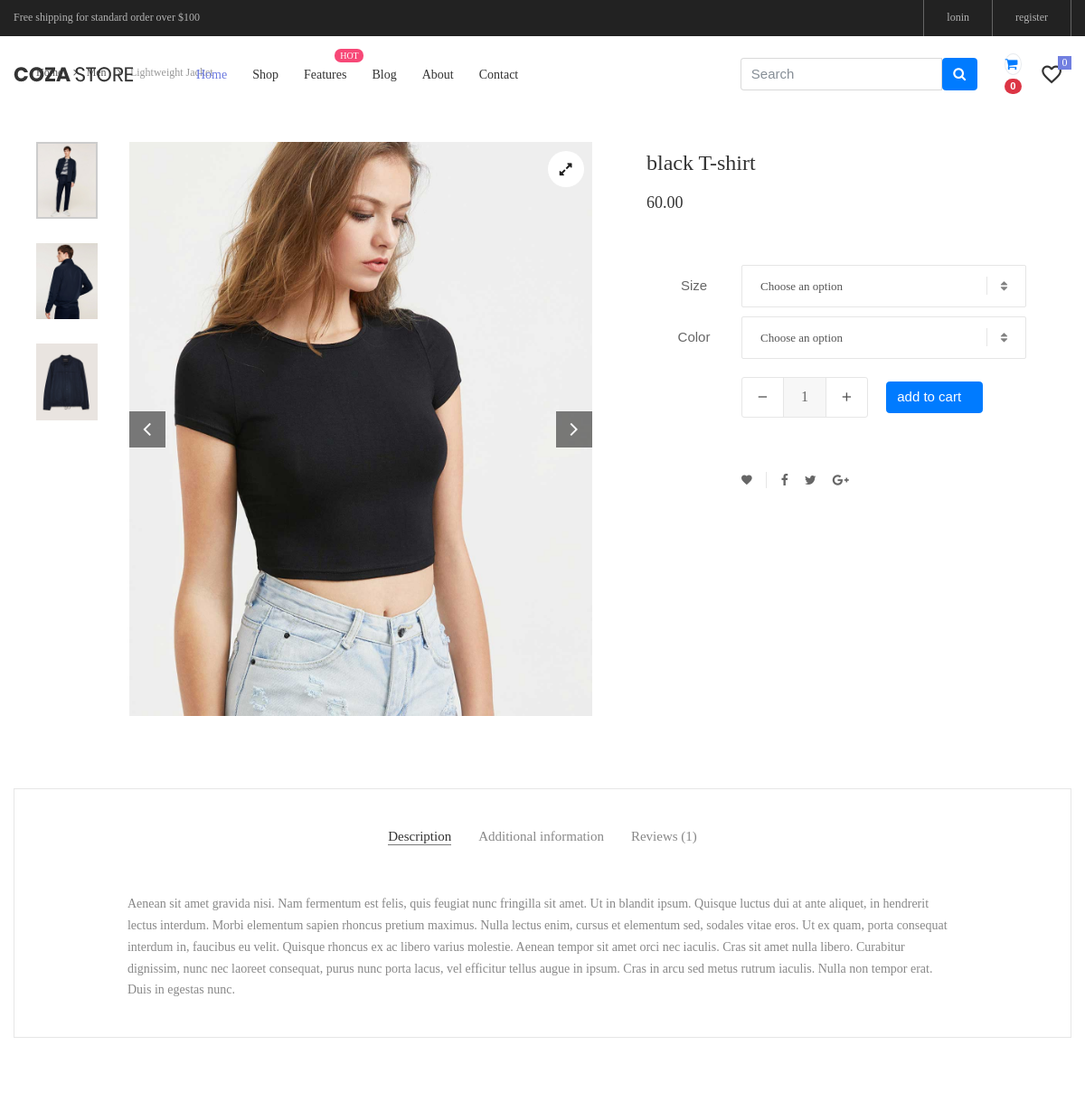
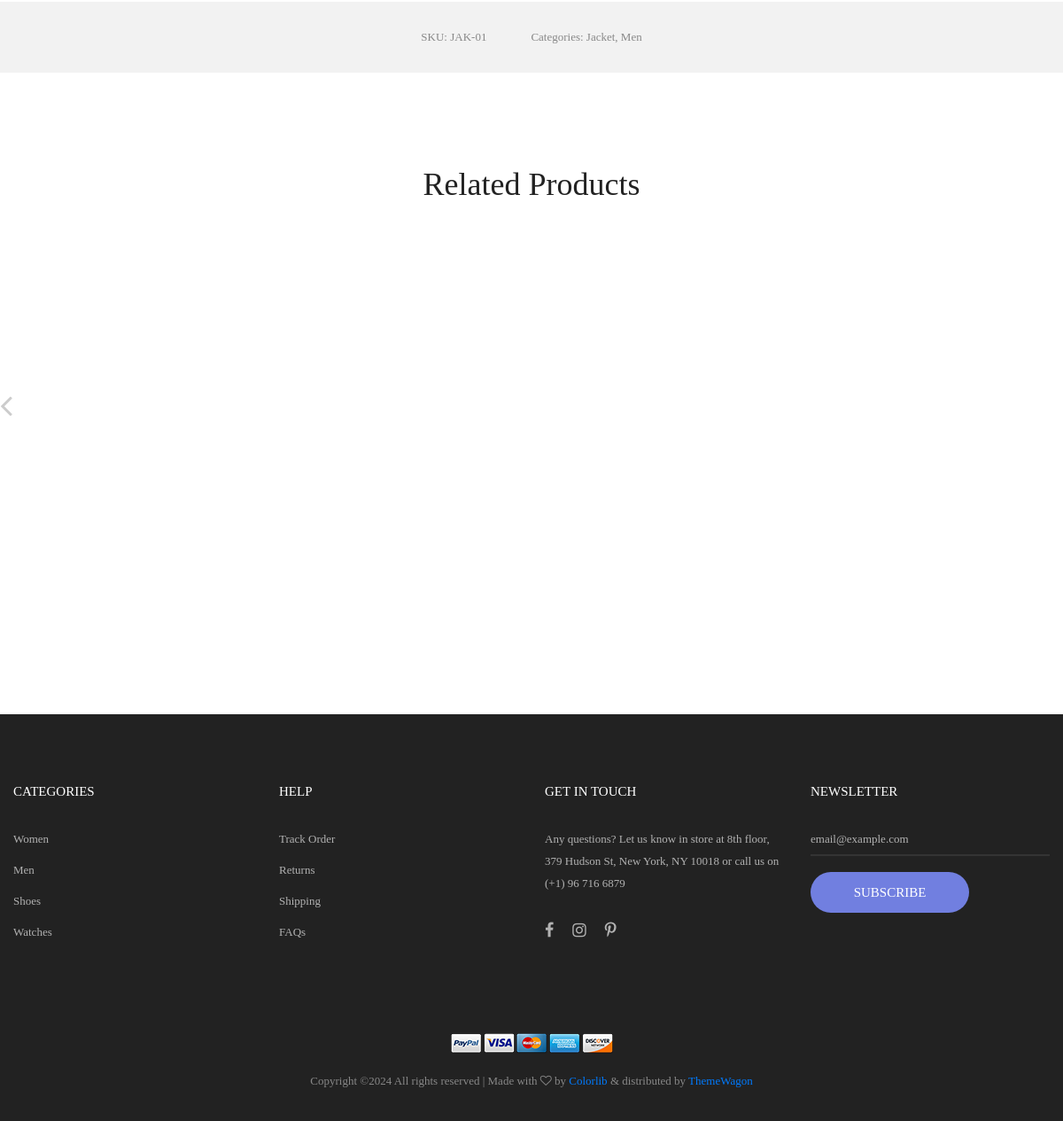
/store/category/clothes/black-t-shirt/, run on the app's committed database (2 pictures, top to bottom).
### store/models.py (models this page shows, shortened)
class Product(models.Model):
    product_name = models.CharField(max_length=255, unique=True)
    slug = models.SlugField(max_length=255, unique=True)
    description = models.TextField(max_length=500, blank=True)
    price = models.DecimalField(max_digits=5, decimal_places=2)
    images = models.ImageField(upload_to='photos/products')
    stock = models.IntegerField()
    is_available = models.BooleanField(default=True)
    category = models.ForeignKey(Category, on_delete=models.CASCADE)
    created_date = models.DateTimeField(auto_now_add=True)
    modified_date = models.DateTimeField(auto_now=True)

### store/views.py (the view)
# urls.py: path('category/<slug:category_slug>/<slug:product_slug>/', views.product_detail, name='product_detail'),
def product_detail(request, category_slug, product_slug):
    try:
        one_product = Product.objects.get(category__slug=category_slug, slug=product_slug)
    except Exception as e:
        raise e
    context = {
        'one_product': one_product,
    }
    return render(request, 'product-detail.html', context)

### cart/context_processors.py (called while the page is built)
def count(request):
    cart_counter = 0
    try:
        cart = Cart.objects.filter(cart_id=_cart_id(request))
        if request.user.is_authenticated:
            cart_items = CartItem.objects.all().filter(user=request.user)
        else:
            cart_items = CartItem.objects.all().filter(cart=cart[:1])
        for cart_item in cart_items:
            cart_counter += cart_item.quantity
    except Cart.DoesNotExist:
        cart_counter = 0
    return dict(cart_counter=cart_counter)

### cart/views.py (called while the page is built)
def _cart_id(request):
    cart = request.session.session_key
    if not cart:
        cart = request.session.create()
    return cart

### category/context_processors.py (called while the page is built)
def menu_links(request):
    links = Category.objects.all()
    return dict(links=links)

### category/models.py (called while the page is built)
    def get_url(self):
        return reverse('products_by_category', args=[self.slug])

### templates/product-detail.html (shortened to what this page needs)
{% extends 'base.html'%}
{% load static %}
{% block content %}
<body class="animsition">
	<div class="container">
		<div class="bread-crumb flex-w p-l-25 p-r-15 p-t-30 p-lr-0-lg">
			<a href="index.html" class="stext-109 cl8 hov-cl1 trans-04">
			</a>
			<a href="product.html" class="stext-109 cl8 hov-cl1 trans-04">
			</a>
			<span class="stext-109 cl4">
				Lightweight Jacket
			</span>
		</div>
	</div>
	<section class="sec-product-detail bg0 p-t-65 p-b-60">
		<div class="container">
			<div class="row">
				<div class="col-md-6 col-lg-7 p-b-30">
					<div class="p-l-25 p-r-30 p-lr-0-lg">
						<div class="wrap-slick3 flex-sb flex-w">
							<div class="wrap-slick3-dots"></div>
							<div class="slick3 gallery-lb">
								<div class="item-slick3" data-thumb="images/product-detail-01.jpg">
									<div class="wrap-pic-w pos-relative">
										<img src="{{one_product.images.url}}" alt="IMG-PRODUCT">
										<a class="flex-c-m size-108 how-pos1 bor0 fs-16 cl10 bg0 hov-btn3 trans-04" href="images/product-detail-01.jpg">
											<i class="fa fa-expand"></i>
										</a>
									</div>
								</div>
							</div>
						</div>
					</div>
				</div>
				<div class="col-md-6 col-lg-5 p-b-30">
					<div class="p-r-50 p-t-5 p-lr-0-lg">
						<h4 class="mtext-105 cl2 js-name-detail p-b-14">
							{{one_product.product_name}}
						</h4>
						<span class="mtext-106 cl2">
							{{one_product.price}}
						</span>
						<p class="stext-102 cl3 p-t-23">
						</p>
						<div class="p-t-33">
							<div class="flex-w flex-r-m p-b-10">
								<div class="size-203 flex-c-m respon6">
									Size
								</div>
								<div class="size-204 respon6-next">
									<div class="rs1-select2 bor8 bg0">
									</div>
								</div>
							</div>
							<div class="flex-w flex-r-m p-b-10">
								<div class="size-203 flex-c-m respon6">
									Color
								</div>
								<div class="size-204 respon6-next">
									<div class="rs1-select2 bor8 bg0">
									</div>
								</div>
							</div>
							<div class="flex-w flex-r-m p-b-10">
								<div class="size-204 flex-w flex-m respon6-next">
									<div class="wrap-num-product flex-w m-r-20 m-tb-10">
										<div class="btn-num-product-down cl8 hov-btn3 trans-04 flex-c-m">
											<i class="fs-16 zmdi zmdi-minus"></i>
										</div>
										<input class="mtext-104 cl3 txt-center num-product" type="number" name="num-product" value="1">
										<div class="btn-num-product-up cl8 hov-btn3 trans-04 flex-c-m">
											<i class="fs-16 zmdi zmdi-plus"></i>
										</div>
									</div>
                                    {% if one_product.stock == 0%}
                                       <h5 class="text-danger">out of stock</h5>
									{% else%}
									<a href="{% url 'add_cart' one_product.id %}" class="btn btn-primary"><span class="text">add to cart</span><i class="fas fa-shopping-cart"></i>
									</a>
                                    {% endif %}
								</div>
							</div>
						</div>
						<div class="flex-w flex-m p-l-100 p-t-40 respon7">
							<div class="flex-m bor9 p-r-10 m-r-11">
								<a href="#" class="fs-14 cl3 hov-cl1 trans-04 lh-10 p-lr-5 p-tb-2 js-addwish-detail tooltip100" data-tooltip="Add to Wishlist">
									<i class="zmdi zmdi-favorite"></i>
								</a>
							</div>
							<a href="#" class="fs-14 cl3 hov-cl1 trans-04 lh-10 p-lr-5 p-tb-2 m-r-8 tooltip100" data-tooltip="Facebook">
								<i class="fa fa-facebook"></i>
							</a>
							<a href="#" class="fs-14 cl3 hov-cl1 trans-04 lh-10 p-lr-5 p-tb-2 m-r-8 tooltip100" data-tooltip="Twitter">
								<i class="fa fa-twitter"></i>
							</a>
							<a href="#" class="fs-14 cl3 hov-cl1 trans-04 lh-10 p-lr-5 p-tb-2 m-r-8 tooltip100" data-tooltip="Google Plus">
								<i class="fa fa-google-plus"></i>
							</a>
						</div>
					</div>
				</div>
			</div>
			<div class="bor10 m-t-50 p-t-43 p-b-40">
				<div class="tab01">
					<ul class="nav nav-tabs" role="tablist">
						<li class="nav-item p-b-10">
							<a class="nav-link active" data-toggle="tab" href="#description" role="tab">Description</a>
						</li>
						<li class="nav-item p-b-10">
							<a class="nav-link" data-toggle="tab" href="#information" role="tab">Additional information</a>
						</li>
						<li class="nav-item p-b-10">
							<a class="nav-link" data-toggle="tab" href="#reviews" role="tab">Reviews (1)</a>
						</li>
					</ul>
					<div class="tab-content p-t-43">
						<div class="tab-pane fade show active" id="description" role="tabpanel">
							<div class="how-pos2 p-lr-15-md">
								<p class="stext-102 cl6">
									Aenean sit amet gravida nisi. Nam fermentum est felis, quis feugiat nunc fringilla sit amet. Ut in blandit ipsum. Quisque luctus dui at ante aliquet, in hendrerit lectus interdum. Morbi elementum sapien rhoncus pretium maximus. Nulla lectus enim, cursus et elementum sed, sodales vitae eros. Ut ex quam, porta consequat interdum in, faucibus eu velit. Quisque rhoncus ex ac libero varius molestie. Aenean tempor sit amet orci nec iaculis. Cras sit amet nulla libero. Curabitur dignissim, nunc nec laoreet consequat, purus nunc porta lacus, vel efficitur tellus augue in ipsum. Cras in arcu sed metus rutrum iaculis. Nulla non tempor erat. Duis in egestas nunc.
								</p>
							</div>
						</div>
					</div>
				</div>
			</div>
		</div>
		<div class="bg6 flex-c-m flex-w size-302 m-t-73 p-tb-15">
			<span class="stext-107 cl6 p-lr-25">
				SKU: JAK-01
			</span>
			<span class="stext-107 cl6 p-lr-25">
				Categories: Jacket, Men
			</span>
		</div>
	</section>
	<section class="sec-relate-product bg0 p-t-45 p-b-105">
		<div class="container">
			<div class="p-b-45">
				<h3 class="ltext-106 cl5 txt-center">
					Related Products
				</h3>
			</div>
			<div class="wrap-slick2">
				<div class="slick2">
					<div class="item-slick2 p-l-15 p-r-15 p-t-15 p-b-15">
						<div class="block2">
							<div class="block2-pic hov-img0">
								<img src="images/product-01.jpg" alt="IMG-PRODUCT">
							</div>
							<div class="block2-txt flex-w flex-t p-t-14">
								<div class="block2-txt-child1 flex-col-l ">
									<a href="product-detail.html" class="stext-104 cl4 hov-cl1 trans-04 js-name-b2 p-b-6">
									</a>
									<span class="stext-105 cl3">
									</span>
								</div>
								<div class="block2-txt-child2 flex-r p-t-3">
									<a href="#" class="btn-addwish-b2 dis-block pos-relative js-addwish-b2">
										<img class="icon-heart1 dis-block trans-04" src="images/icons/icon-heart-01.png" alt="ICON">
									</a>
								</div>
							</div>
						</div>
					</div>
					<div class="item-slick2 p-l-15 p-r-15 p-t-15 p-b-15">
						<div class="block2">
							<div class="block2-pic hov-img0">
								<img src="images/product-02.jpg" alt="IMG-PRODUCT">
							</div>
							<div class="block2-txt flex-w flex-t p-t-14">
								<div class="block2-txt-child1 flex-col-l ">
									<a href="product-detail.html" class="stext-104 cl4 hov-cl1 trans-04 js-name-b2 p-b-6">
									</a>
									<span class="stext-105 cl3">
									</span>
								</div>
								<div class="block2-txt-child2 flex-r p-t-3">
									<a href="#" class="btn-addwish-b2 dis-block pos-relative js-addwish-b2">
										<img class="icon-heart1 dis-block trans-04" src="images/icons/icon-heart-01.png" alt="ICON">
									</a>
								</div>
							</div>
						</div>
					</div>
					<div class="item-slick2 p-l-15 p-r-15 p-t-15 p-b-15">
						<div class="block2">
							<div class="block2-pic hov-img0">
								<img src="images/product-03.jpg" alt="IMG-PRODUCT">
							</div>
							<div class="block2-txt flex-w flex-t p-t-14">
								<div class="block2-txt-child1 flex-col-l ">
									<a href="product-detail.html" class="stext-104 cl4 hov-cl1 trans-04 js-name-b2 p-b-6">
									</a>
									<span class="stext-105 cl3">
									</span>
								</div>
								<div class="block2-txt-child2 flex-r p-t-3">
									<a href="#" class="btn-addwish-b2 dis-block pos-relative js-addwish-b2">
										<img class="icon-heart1 dis-block trans-04" src="images/icons/icon-heart-01.png" alt="ICON">
									</a>
								</div>
							</div>
						</div>
					</div>
					<div class="item-slick2 p-l-15 p-r-15 p-t-15 p-b-15">
						<div class="block2">
							<div class="block2-pic hov-img0">
								<img src="images/product-04.jpg" alt="IMG-PRODUCT">
							</div>
							<div class="block2-txt flex-w flex-t p-t-14">
								<div class="block2-txt-child1 flex-col-l ">
									<a href="product-detail.html" class="stext-104 cl4 hov-cl1 trans-04 js-name-b2 p-b-6">
									</a>
									<span class="stext-105 cl3">
									</span>
								</div>
								<div class="block2-txt-child2 flex-r p-t-3">
									<a href="#" class="btn-addwish-b2 dis-block pos-relative js-addwish-b2">
										<img class="icon-heart1 dis-block trans-04" src="images/icons/icon-heart-01.png" alt="ICON">
									</a>
								</div>
							</div>
						</div>
					</div>
				</div>
			</div>
		</div>
	</section>
</body>
</html>
{% endblock content%}

### ecommerce/static/css/main.css (style rules this page uses)
.container { max-width: 1380px; }
@media (max-width: 1600px) { .container { max-width: 1200px; } }
.slick-slide { outline: none !important; }
.wrap-slick2 { position: relative; margin-right: -15px; margin-left: -15px; }
.wrap-slick3 { position: relative; }
.wrap-slick3-dots { width: 11.111111%; }
.slick3 { width: 83.333333%; }
.tab01 .nav-tabs { display: -webkit-box; display: -webkit-flex; display: -moz-box; display: -ms-flexbox; display: flex; flex-wrap: wrap; justify-content: center; align-items: center; border: none; }
.tab01 .nav-tabs .nav-item { margin: 0px 15px; }
.tab01 .nav-link { font-family: Poppins-Regular; font-size: 15px; color: #888; line-height: 1.2; padding: 0; border-radius: 0px; border: none; border-bottom: 1px solid transparent; -webkit-transition: all 0.4s; -o-transition: all 0.4s; -moz-transition: all 0.4s; transition: all 0.4s; }
.tab01 .nav-link.active { color: #333; border-color: #797979; }
.wrap-num-product { width: 140px; height: 45px; border: 1px solid #e6e6e6; border-radius: 3px; overflow: hidden; }
.btn-num-product-up, .btn-num-product-down { width: 45px; height: 100%; cursor: pointer; }
.num-product { width: calc(100% - 90px); height: 100%; border-left: 1px solid #e6e6e6; border-right: 1px solid #e6e6e6; background-color: #f7f7f7; }
input.num-product { -moz-appearance: textfield; appearance: none; -webkit-appearance: none; }
.tooltip100 { position: relative; }
.tooltip100::after { content: attr(data-tooltip); font-family: Poppins-Regular; font-size: 12px; color: #888; line-height: 18px; white-space: nowrap; display: block; position: absolute; background: #fff; border: 1px solid #ccc; height: 20px; padding: 0px 8px; top: -35px; left: 50%; -webkit-transform: translateX(-50%); -moz-transform: translateX(-50%); -ms-transform: translateX(-50%); -o-transform: translateX(-50%); transform: translateX(-50%); box-shadow: 0 3px 6px 0px rgba(0,0,0,0.18); -moz-box-shadow: 0 3px 6px 0px rgba(0,0,0,0.18); -webkit-box-shadow: 0 3px 6px 0px rgba(0,0,0,0.18); -o-box-shadow: 0 3px 6px 0px rgba(0,0,0,0.18); -ms-box-shadow: 0 3px 6px 0px rgba(0,0,0,0.18); -webkit-transition: all 0.2s; -o-transition: all 0.2s; -moz-transition: all 0.2s; transition: all 0.2s; visibility: hidden; opacity: 0; }
.block2-pic { position: relative; }
.block2-txt-child1 { width: calc(100% - 30px); }
.block2-txt-child2 { width: 30px; }
.cl2 { color: #333; }
.cl3 { color: #666; }
.cl4 { color: #999; }
.cl5 { color: #222; }
.cl6 { color: #888; }
.cl8 { color: #555; }
.cl10 { color: #1d1d1d; }
.stext-102 { font-family: Poppins-Regular; font-size: 14px; line-height: 1.7; }
.stext-104 { font-family: Poppins-Regular; font-size: 14px; line-height: 1.466667; }
.stext-105 { font-family: Poppins-Regular; font-size: 14px; line-height: 1.466667; letter-spacing: 1px; }
.stext-107 { font-family: Poppins-Regular; font-size: 13px; line-height: 1.923; }
.stext-109 { font-family: Poppins-Regular; font-size: 12px; line-height: 1.833333; }
.mtext-104 { font-family: Poppins-Medium; font-size: 16px; line-height: 1.6; }
.mtext-105 { font-family: Poppins-Regular; font-size: 24px; line-height: 1.5; }
.mtext-106 { font-family: Poppins-SemiBold; font-size: 18px; line-height: 1.388888; }
.ltext-106 { font-family: Poppins-Bold; font-size: 36px; line-height: 1.2; }
.size-108 { width: 40px; height: 40px; }
.size-203 { width: 105px; }
.size-204 { width: calc(100% - 105px); }
.size-302 { min-height: 80px; }
.bg0 { background-color: #fff; }
.bg6 { background-color: #f2f2f2; }
.bor0 { border-radius: 50%; }
.bor8 { border: 1px solid #e6e6e6; border-radius: 2px; }
.bor9 { border-right: 1px solid #e6e6e6; }
.bor10 { border: 1px solid #e6e6e6; }
.how-pos1 { position: absolute; top: 10px; right: 10px; }
.how-pos2 { padding-left: 10.7%; padding-right: 11%; }
.hov-img0 { display: block; overflow: hidden; }
.hov-img0 img { width: 100%; -webkit-transition: transform 0.9s ease; -o-transition: transform 0.9s ease; -moz-transition: transform 0.9s ease; transition: transform 0.9s ease; }

### data on the page
Product: images (picture), product_name "black T-shirt", price "60.00"

### other printed values
{{ cart_counter }} "0"
